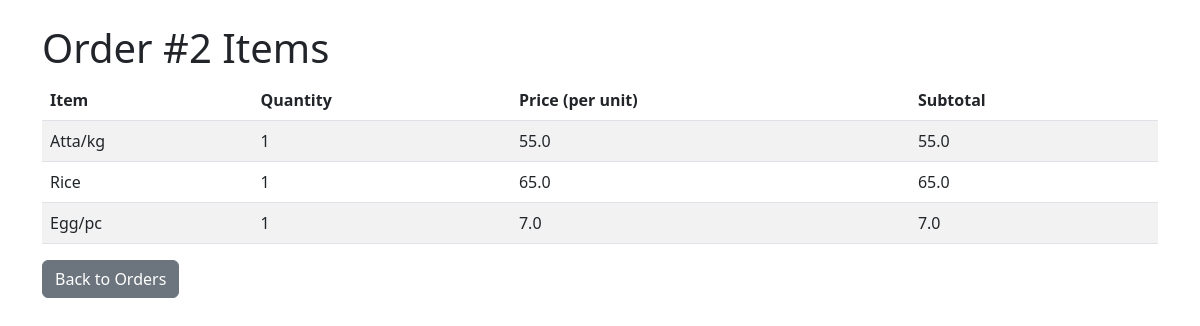
The page /admin/order/2 (signed in) on the database its author committed.
### tables this page shows
CREATE TABLE order_items (
                    id INTEGER PRIMARY KEY AUTOINCREMENT,
                    order_id INTEGER,
                    item_id INTEGER,
                    quantity INTEGER,
                    FOREIGN KEY(order_id) REFERENCES orders(id),
                    FOREIGN KEY(item_id) REFERENCES items(id));

CREATE TABLE items (
                    id INTEGER PRIMARY KEY AUTOINCREMENT,
                    name TEXT NOT NULL,
                    category TEXT NOT NULL,
                    price REAL NOT NULL,
                    photo TEXT,
                    shop_id INTEGER,
                    FOREIGN KEY(shop_id) REFERENCES shops(id));

### app.py (the view)
    def wrapper(*args, **kwargs):
        if not session.get("admin_logged_in"):
            return redirect(url_for("login"))
        return func(*args, **kwargs)

### app.py (called while the page is built)
def admin_required(func):
    def wrapper(*args, **kwargs):
        if not session.get("admin_logged_in"):
            return redirect(url_for("login"))
        return func(*args, **kwargs)
    wrapper.__name__ = func.__name__
    return wrapper

@app.route("/admin/order/<int:order_id>")
@admin_required
def order_details(order_id):
    conn = sqlite3.connect(DB_NAME)
    c = conn.cursor()
    c.execute("""SELECT items.name, order_items.quantity, items.price,
                        (order_items.quantity * items.price) AS subtotal
                 FROM order_items
                 LEFT JOIN items ON order_items.item_id = items.id
                 WHERE order_items.order_id=?""", (order_id,))
    items = c.fetchall()
    conn.close()
    return render_template("order_details.html", order_id=order_id, items=items)

### templates/order_details.html (shortened to what this page needs)
<!DOCTYPE html>
<html>
<head>
    <link rel="stylesheet" href="https://cdn.jsdelivr.net/npm/bootstrap@5.3.0/dist/css/bootstrap.min.css">
</head>
<body class="container mt-4">
    <h1>Order #{{ order_id }} Items</h1>
    <table class="table table-striped">
        <thead>
            <tr>
                <th>Item</th>
                <th>Quantity</th>
                <th>Price (per unit)</th>
                <th>Subtotal</th>
            </tr>
        </thead>
        <tbody>
            {% for item in items %}
            <tr>
                <td>{{ item[0] }}</td>
                <td>{{ item[1] }}</td>
                <td>{{ item[2] }}</td>
                <td>{{ item[3] }}</td>
            </tr>
            {% endfor %}
        </tbody>
    </table>
    <a href="{{ url_for('admin_orders') }}" class="btn btn-secondary">Back to Orders</a>
</body>
</html>

### rows shown on the page
order_items: name "Atta/kg", quantity "1", price "55.0", item "55.0"
order_items: name "Rice", quantity "1", price "65.0", item "65.0"
order_items: name "Egg/pc", quantity "1", price "7.0", item "7.0"

### other values the page prints
{{ order_id }} "2"
